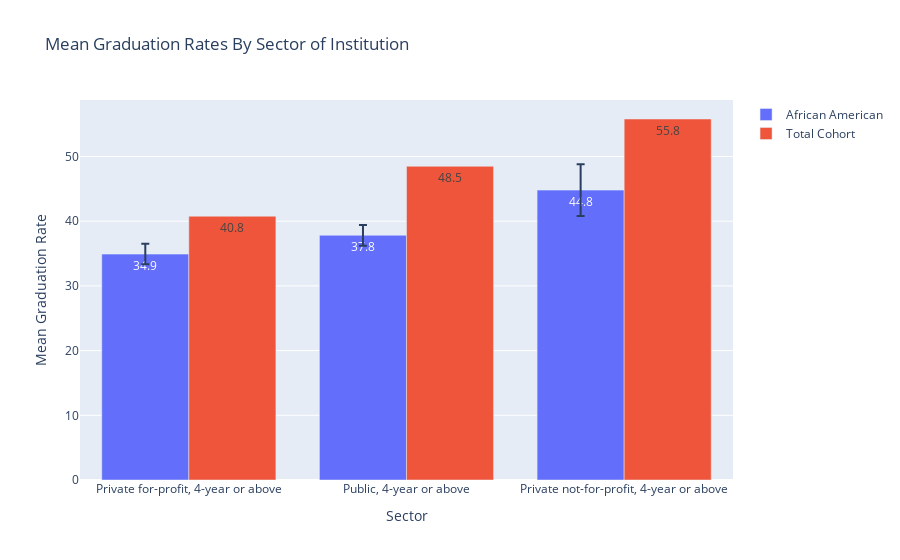

Notebook code for this chart:
### Code cell
sector_fig.show()

### Figure 1 — Plotly figure (JSON) as saved in the notebook; plotly's stock layout.template omitted (floating-point values rounded to 4 significant figures)
{"data": [{"error_y": {"array": [1.585, 1.595, 3.985], "type": "data"}, "name": "African American", "text": [34.9, 37.8, 44.8], "type": "bar", "x": ["Private for-profit, 4-year or above", "Public, 4-year or above", "Private not-for-profit, 4-year or above"], "y": [34.91, 37.82, 44.8]}, {"name": "Total Cohort", "text": [40.8, 48.5, 55.8], "type": "bar", "x": ["Private for-profit, 4-year or above", "Public, 4-year or above", "Private not-for-profit, 4-year or above"], "y": [40.77, 48.49, 55.79]}], "layout": {"title": {"text": "Mean Graduation Rates By Sector of Institution"}, "xaxis": {"title": {"text": "Sector"}}, "yaxis": {"title": {"text": "Mean Graduation Rate"}}}}
